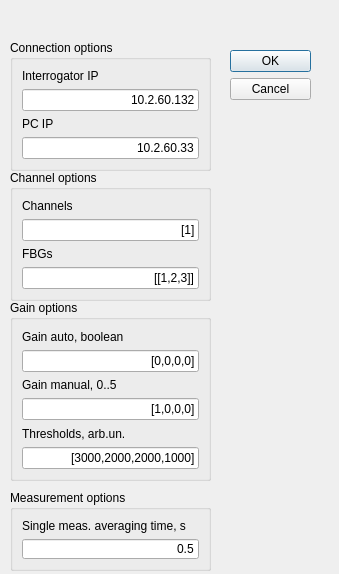
<?xml version="1.0" encoding="UTF-8"?>
<ui version="4.0">
 <class>Dialog</class>
 <widget class="QDialog" name="Dialog">
  <property name="geometry">
   <rect>
    <x>0</x>
    <y>0</y>
    <width>339</width>
    <height>574</height>
   </rect>
  </property>
  <property name="windowTitle">
   <string>Dialog</string>
  </property>
  <widget class="QDialogButtonBox" name="buttonBox">
   <property name="geometry">
    <rect>
     <x>230</x>
     <y>50</y>
     <width>81</width>
     <height>61</height>
    </rect>
   </property>
   <property name="orientation">
    <enum>Qt::Vertical</enum>
   </property>
   <property name="standardButtons">
    <set>QDialogButtonBox::Cancel|QDialogButtonBox::Ok</set>
   </property>
  </widget>
  <widget class="QGroupBox" name="groupBox">
   <property name="geometry">
    <rect>
     <x>10</x>
     <y>40</y>
     <width>201</width>
     <height>131</height>
    </rect>
   </property>
   <property name="title">
    <string>Connection options</string>
   </property>
   <layout class="QVBoxLayout" name="verticalLayout">
    <item>
     <widget class="QLabel" name="label_25">
      <property name="text">
       <string>Interrogator IP</string>
      </property>
     </widget>
    </item>
    <item>
     <widget class="QLineEdit" name="lineEdit_it_IP">
      <property name="text">
       <string>10.2.60.132</string>
      </property>
      <property name="alignment">
       <set>Qt::AlignRight|Qt::AlignTrailing|Qt::AlignVCenter</set>
      </property>
     </widget>
    </item>
    <item>
     <widget class="QLabel" name="label_26">
      <property name="text">
       <string>PC IP</string>
      </property>
     </widget>
    </item>
    <item>
     <widget class="QLineEdit" name="lineEdit_PC_IP">
      <property name="text">
       <string>10.2.60.33</string>
      </property>
      <property name="alignment">
       <set>Qt::AlignRight|Qt::AlignTrailing|Qt::AlignVCenter</set>
      </property>
     </widget>
    </item>
   </layout>
  </widget>
  <widget class="QGroupBox" name="groupBox_2">
   <property name="geometry">
    <rect>
     <x>10</x>
     <y>170</y>
     <width>201</width>
     <height>131</height>
    </rect>
   </property>
   <property name="title">
    <string>Channel options</string>
   </property>
   <layout class="QVBoxLayout" name="verticalLayout_3">
    <item>
     <layout class="QVBoxLayout" name="verticalLayout_2">
      <item>
       <widget class="QLabel" name="label_27">
        <property name="text">
         <string>Channels</string>
        </property>
       </widget>
      </item>
      <item>
       <widget class="QLineEdit" name="lineEdit_channels">
        <property name="text">
         <string>[1]</string>
        </property>
        <property name="alignment">
         <set>Qt::AlignRight|Qt::AlignTrailing|Qt::AlignVCenter</set>
        </property>
       </widget>
      </item>
      <item>
       <widget class="QLabel" name="label_28">
        <property name="text">
         <string>FBGs</string>
        </property>
       </widget>
      </item>
      <item>
       <widget class="QLineEdit" name="lineEdit_FBGs">
        <property name="text">
         <string>[[1,2,3]]</string>
        </property>
        <property name="alignment">
         <set>Qt::AlignRight|Qt::AlignTrailing|Qt::AlignVCenter</set>
        </property>
       </widget>
      </item>
     </layout>
    </item>
   </layout>
  </widget>
  <widget class="QGroupBox" name="groupBox_3">
   <property name="geometry">
    <rect>
     <x>10</x>
     <y>300</y>
     <width>201</width>
     <height>181</height>
    </rect>
   </property>
   <property name="title">
    <string>Gain options</string>
   </property>
   <layout class="QVBoxLayout" name="verticalLayout_4">
    <item>
     <widget class="QLabel" name="label_30">
      <property name="text">
       <string>Gain auto, boolean</string>
      </property>
     </widget>
    </item>
    <item>
     <widget class="QLineEdit" name="lineEdit_gains_auto">
      <property name="text">
       <string>[0,0,0,0]</string>
      </property>
      <property name="alignment">
       <set>Qt::AlignRight|Qt::AlignTrailing|Qt::AlignVCenter</set>
      </property>
     </widget>
    </item>
    <item>
     <widget class="QLabel" name="label_29">
      <property name="text">
       <string>Gain manual, 0..5</string>
      </property>
     </widget>
    </item>
    <item>
     <widget class="QLineEdit" name="lineEdit_gains_manual">
      <property name="text">
       <string>[1,0,0,0]</string>
      </property>
      <property name="alignment">
       <set>Qt::AlignRight|Qt::AlignTrailing|Qt::AlignVCenter</set>
      </property>
     </widget>
    </item>
    <item>
     <widget class="QLabel" name="label_31">
      <property name="text">
       <string>Thresholds, arb.un.</string>
      </property>
     </widget>
    </item>
    <item>
     <widget class="QLineEdit" name="lineEdit_thresholds">
      <property name="text">
       <string>[3000,2000,2000,1000]</string>
      </property>
      <property name="alignment">
       <set>Qt::AlignRight|Qt::AlignTrailing|Qt::AlignVCenter</set>
      </property>
     </widget>
    </item>
   </layout>
  </widget>
  <widget class="QGroupBox" name="groupBox_4">
   <property name="geometry">
    <rect>
     <x>10</x>
     <y>490</y>
     <width>201</width>
     <height>81</height>
    </rect>
   </property>
   <property name="title">
    <string>Measurement options</string>
   </property>
   <layout class="QVBoxLayout" name="verticalLayout_5">
    <item>
     <widget class="QLabel" name="label_32">
      <property name="text">
       <string>Single meas. averaging time, s</string>
      </property>
     </widget>
    </item>
    <item>
     <widget class="QLineEdit" name="lineEdit_averaging_time_for_single_FBG_measurement">
      <property name="text">
       <string>0.5</string>
      </property>
      <property name="alignment">
       <set>Qt::AlignRight|Qt::AlignTrailing|Qt::AlignVCenter</set>
      </property>
     </widget>
    </item>
   </layout>
  </widget>
 </widget>
 <resources/>
 <connections>
  <connection>
   <sender>buttonBox</sender>
   <signal>accepted()</signal>
   <receiver>Dialog</receiver>
   <slot>accept()</slot>
   <hints>
    <hint type="sourcelabel">
     <x>248</x>
     <y>254</y>
    </hint>
    <hint type="destinationlabel">
     <x>157</x>
     <y>274</y>
    </hint>
   </hints>
  </connection>
  <connection>
   <sender>buttonBox</sender>
   <signal>rejected()</signal>
   <receiver>Dialog</receiver>
   <slot>reject()</slot>
   <hints>
    <hint type="sourcelabel">
     <x>316</x>
     <y>260</y>
    </hint>
    <hint type="destinationlabel">
     <x>286</x>
     <y>274</y>
    </hint>
   </hints>
  </connection>
 </connections>
</ui>
